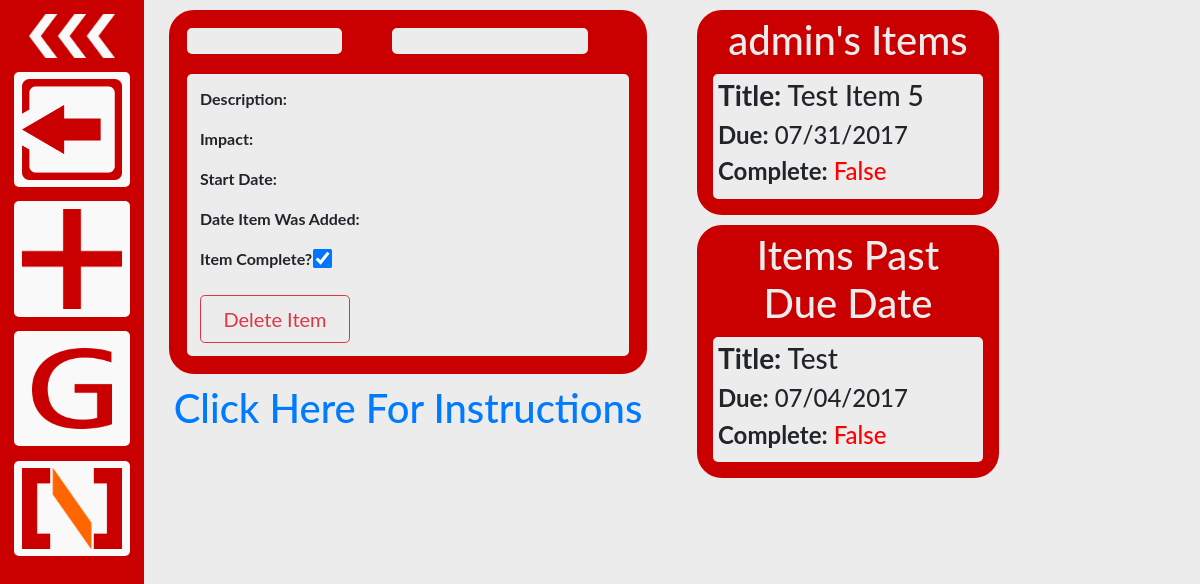
Screenshot of /todo/ (signed in) with the database file from the repository.
### todo/models.py (models this page shows, shortened)
class Item(models.Model):
    username = models.CharField(max_length=200)
    title_text = models.CharField(max_length=200)
    desc_text = models.TextField()
    impact_text = models.TextField()
    start_date = models.DateTimeField()
    due_date = models.DateTimeField()
    priority = models.FloatField()
    complete = models.BooleanField()
    add_date = models.DateTimeField()

### todo/views.py (the view)
@login_required(login_url='/login/')
def index(request):
    username = request.user
    todo_items = Item.objects\
        .filter(username=username, due_date__gte=timezone.now())\
        .order_by('due_date')
    past_items = Item.objects\
        .filter(username=username, due_date__lt=timezone.now())\
        .order_by('due_date')
    return render(request, 'todo/index.html',
                  {'item_list': todo_items,
                   'past_items': past_items})

### todo/templates/todo/index.html (shortened to what this page needs)
{% extends "todo/base.html" %}
{% block content %}
<div class="container-fluid">
  <div class="row">
    <div class="col-md-6 panel">
      <div class="todo_item">
        <div>
          <div class="row">
            <div class="col-xl-5 col-lg-12 col-sm-12">
              <h1 class="item_header" id="json_title_text"></h1>
            </div>
            <div class="col-xl-6 col-lg-12 col-sm-12">
              <h1 class="item_header" id="json_due_date"></h1>
            </div>
          </div>
          <div class="item_body">
            <p><b>Description:</b><div id="json_desc_text"></div></p>
            <p><b>Impact:</b><div id="json_impact_text"></div></p>
            <p><b>Start Date:</b><div id="json_start_date"></div></p>
            <p><b>Date Item Was Added:</b><div id="json_add_date"></div></p>
            <b>Item Complete? </b><input id="-1" type="checkbox" name="item_complete" checked>
            <br><br>
            <button type="button" class="btn btn-lg btn-outline-danger" id="delete_button">Delete Item</button>
          </div>
        </div>
      </div>
      <div class="text-center">
        <h1><a href="https://github.com/noah-dev/todo_django/blob/master/instructions.png"target="_blank">Click Here For Instructions</a></h1>
      </div>
    </div>
    <div id="todo_list" class="col-md-4 panel">
      <div id = "todo_container">
        <div class="list_title col-md-12">
          <h1>{{request.user.username}}'s Items</h1>
        </div>
        {% for item in item_list %}
        <div class="item" id = {{item.id}}>
          <div class="item_info">
            <h3><b>Title:</b> {{item.title_text}}</h3>
            <h4><b>Due:</b> {{item.due_date | date:"m/d/Y"}}</h4>
            <h4><div class="complete_info" id = {{item.id}}>
              {% if item.complete %}
                <b>Complete:</b> <span id ="complete_status" class="complete_yes" >{{item.complete}}</span>
              {% else %}
                <b>Complete:</b> <span id ="complete_status" class="complete_no" >{{item.complete}}</span>
              {% endif %}
            </div></h4>
          </div>
        </div>
        {% endfor %}
      </div>
      <div id = "todo_container">
        <div class="list_title col-md-12">
          <h1>Items Past Due Date</h1>
        </div>
        {% for item in past_items %}
        <div class="item" id = {{item.id}}>
          <div class="item_info">
            <h3><b>Title:</b> {{item.title_text}}</h3>
            <h4><b>Due:</b> {{item.due_date | date:"m/d/Y"}}</h4>
            <h4><div class="complete_info" id = {{item.id}}>
              {% if item.complete %}
                <b>Complete:</b> <span id ="complete_status" class="complete_yes" >{{item.complete}}</span>
              {% else %}
                <b>Complete:</b> <span id ="complete_status" class="complete_no" >{{item.complete}}</span>
              {% endif %}
            </div></h4>
          </div>
        </div>
        {% endfor %}
      </div>
    </div>
  </div>
</div>
{% endblock %}

### todo/static/todo/style.css (style rules this page uses)
body { background-color: #ececec; }
.item { transition: all 0.4s ease 0s; margin: 10px; }
.item_info { background-color: #ececec; border-style: solid; border-color: #ececec; border-width: 5px; border-radius: 5px; }
.todo_item { margin: 10px; padding: 5px; border-style: solid; border-color: #ca0000; border-radius: 25px; background-color: #ca0000; transition: all 0.3s ease; }
#complete_status { transition: all 0.5s; }
.item_header { background-color: #ececec; border-style: solid; border-color: #ececec; border-radius: 5px; margin: 10px; padding: 10px; font-size: 1.5em; }
.item_body { background-color: #ececec; border-style: solid; border-color: #ececec; border-radius: 5px; margin: 10px; padding: 10px; }
input[type=checkbox] { transform: scale(1.5); }
#delete_button { width:150px; }
#todo_container { margin: 10px; padding: 3px; border-style: solid; border-color: #ca0000; border-radius: 25px; background-color: #ca0000; }
.list_title { text-align: center; color: #ececec; }
.complete_no { color: red; }
#json_title_text, #json_due_date { font-weight: bold }

### todo/static/todo/side_nav.css (style rules this page uses)
body { font-family: "Lato", sans-serif; transition: background-color .5s; }

### rows the page displays
Item: title_text "Test Item 5", due_date "07/31/2017", complete "False"
Item: title_text "Test", due_date "07/04/2017", complete "False"

### other values shown
{{ request.user.username }} "admin"
